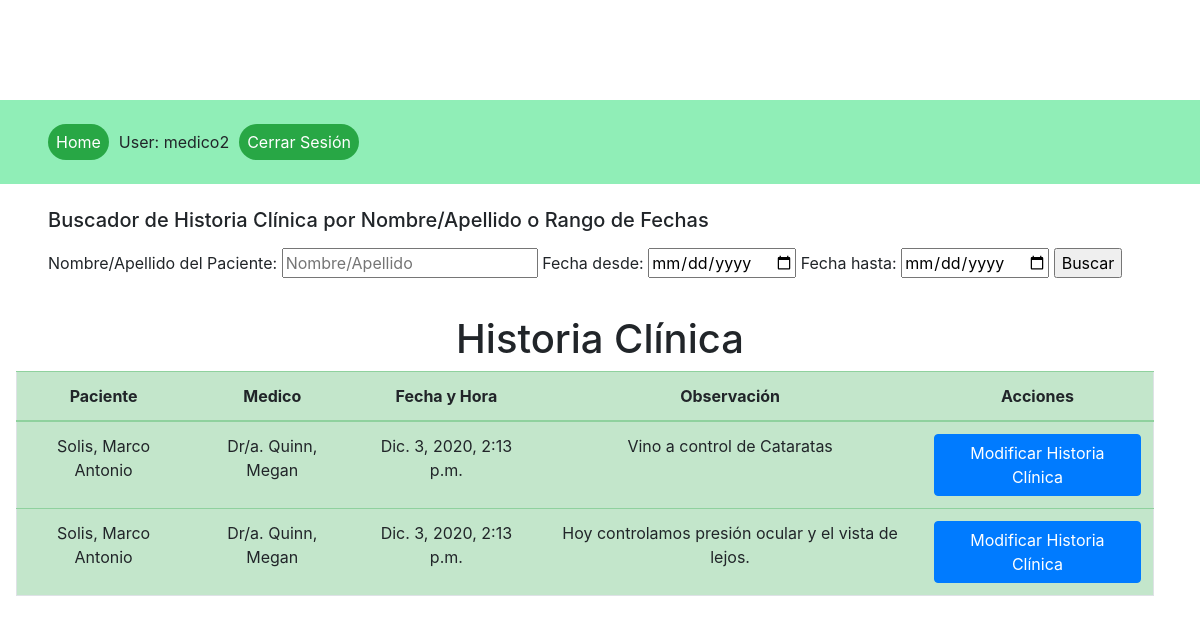
The app's page /ver_historias_m (signed in) with its own data.
### products/models.py (models this page shows, shortened)
class Historia(models.Model):
    profesional = models.ForeignKey(User, null=True, on_delete=models.SET_NULL, related_name="historias")
    diahora = models.DateTimeField(auto_now=True)
    observacion = models.TextField(blank=False, null=False)
    paciente = models.ForeignKey(Paciente, on_delete=models.SET_DEFAULT, default=0, related_name="historia")

class Paciente(models.Model):
    paciente_nombre = models.CharField(max_length=64)
    paciente_apellido = models.CharField(max_length=64)

### products/views.py (the view)
# urls.py: path('ver_historias_m', MedicoHistoriaListView.as_view(), name="lista_historias_m"),
class MedicoHistoriaListView(LoginRequiredMixin, generic.ListView):
    model = Historia
    context_object_name = 'historias_m'
    template_name = 'lista_historias_m.html'
    def get_queryset(self):
        queryset = Historia.objects.filter(Q(profesional=self.request.user)).order_by('diahora')
        if self.request.GET.get('fecha_desde'):
            fecha_desde = self.request.GET.get('fecha_desde')
            print(fecha_desde)
            queryset = queryset.filter(Q(diahora__gte=fecha_desde))
        if self.request.GET.get('fecha_hasta'):
            fecha_hasta = self.request.GET.get('fecha_hasta')
            queryset = queryset.filter(Q(diahora__lte=fecha_hasta))
        if self.request.GET.get('paciente'):
            paciente = self.request.GET.get('paciente')
            queryset = queryset.filter(Q(paciente__paciente_nombre__contains=paciente) | Q(paciente__paciente_apellido__contains=paciente))
        return queryset.order_by('diahora')

### templates/lista_historias_m.html (shortened to what this page needs)
{% extends 'base.html'%}
{% block content %}
<div class="container-fluid">
    <div class="row">
        <div class="container-fluid justify-space-between">
            <div class="p-0 row">
                <form action="" method="GET" class="px-5 my-2">
                    <h5 class="mb-3">Buscador de Historia Clínica por Nombre/Apellido o Rango de Fechas</h5>
                    <label for="fecha_desde">Nombre/Apellido del Paciente:</label>
                    <input type="text" placeholder="Nombre/Apellido" name="paciente">
                    <label for="fecha_desde">Fecha desde:</label>
                    <input type="date" placeholder="Fecha desde" name="fecha_desde">
                    <label for="fecha_desde">Fecha hasta:</label>
                    <input type="date" placeholder="Fecha hasta" name="fecha_hasta">
                    <input type="submit" value="Buscar">
                </form>
            </div>
        </div>
    </div>
    <h1 class="mt-4 text-center">Historia Clínica</h1>
    {% if historias_m %}
    <div class="row table-responsive px-3">
        <table class="table table-success border">
            <thead>
                <tr>
                    <th class="text-center" scope="col">Paciente</th>
                    <th class="text-center" scope="col">Medico</th>
                    <th class="text-center" scope="col">Fecha y Hora</th>
                    <th class="text-center" scope="col">Observación</th>
                    <th class="text-center" scope="col">Acciones</th>
                </tr>
            </thead>
            <tbody>
                    {% for historia in historias_m %}
                    <tr>
                        <td class="text-center">{{ historia.paciente.paciente_apellido }}{{", "}}{{ historia.paciente.paciente_nombre }}</td>
                        <td class="text-center">{{"Dr/a. "}}{{ historia.profesional.last_name }}{{", "}}{{ historia.profesional.first_name }}</td>
                        <td class="text-center">{{ historia.diahora }}</td>
                        <td class="text-center">{{ historia.observacion }}</td>
                        <td class="m-0"><a href="{% url 'historia-update' historia.id %}" class="btn btn-primary">Modificar Historia Clínica</a></td>
                    </tr>
                    {% endfor %}
            </tbody>
        </table>
    </div>
    {% else %}
    <h4 class="mx-5">No se encontraron registros.</h4>
    {% endif %}
</div>
{% endblock %}

### templates/base.html (shortened to what this page needs)
<!DOCTYPE html>
<html lang="en">
<head>
    <link rel="stylesheet" href="https://use.fontawesome.com/releases/v5.14.0/css/all.css">
    <link rel="stylesheet" href="https://cdn.jsdelivr.net/npm/bootstrap@4.5.3/dist/css/bootstrap.min.css">
    {% load static %}
    <link rel="stylesheet" href="{% static 'css/styles.css' %}">
</head>
<body>
    {% block sidebar %}
    <ul class="sidebar-nav px-5">
        <li><a href="{% url 'home' %}" class="rounded-pill bg-success text-white p-2">Home</a></li>
        {% if user.is_authenticated %}
        <li>User: {{ user.get_username }}</li>
        <li><a href="{% url 'logout'%}?next={% url 'home' %}" class="rounded-pill bg-success text-white p-2">Cerrar Sesión</a></li>
        {% else %}
        <li><a href="{% url 'login'%}?next={% url 'home' %}" class="rounded-pill bg-success text-white p-2">Iniciar Sesión</a></li>
        {% endif %}
    </ul>
    {% endblock %}
    {% block content %}
    {% endblock %}
</body>
</html>

### products/static/css/styles.css (style rules this page uses)
.sidebar-nav { display: flex; margin-top: 100px; padding: 30px; list-style: none; background-color: rgb(144, 238, 183); }
li { margin-right: 10px; }

### records on screen
Historia: paciente.paciente_apellido "Solis", value ",", paciente.paciente_nombre "Marco Antonio", value "Dr/a.", profesional.last_name "Quinn", profesional.first_name "Megan", diahora "Dic. 3, 2020, 2:13 p.m.", observacion "Vino a control de Cataratas"
Historia: paciente.paciente_apellido "Solis", value ",", paciente.paciente_nombre "Marco Antonio", value "Dr/a.", profesional.last_name "Quinn", profesional.first_name "Megan", diahora "Dic. 3, 2020, 2:13 p.m.", observacion "Hoy controlamos presión ocular y el vista de lejos."

### other values on screen
{{ user.get_username }} "medico2"
